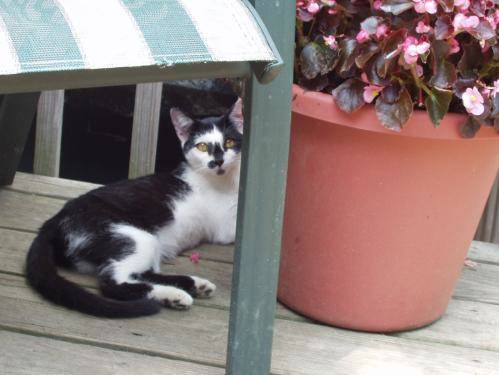
#> input picture train/cat.10102.jpg, 499 x 375 px; its folder holds 4 pictures in this run
$ python preProcessingCatsVsDogs.py
#> lines starting #> are read from the running program, lines starting #| are printed output that depends on the picture
# -*- Coding: UTF-8 -*-
#coding: utf-8
#Authors:Vanessa Dantas, Valmir Ferreira
import numpy as np         # lidar com arrays
import cv2                 # trabalhando com imagens redimensionadas
import os                  # lidar com diretorios
from tqdm import tqdm      # barra de percentual para tarefas
from random import shuffle # inserir mistura nos dados para treinamento futuro
from sklearn.decomposition import PCA #importando a funcao PCA de skylearn
from sklearn import preprocessing #o pacote de preprocessamento do skylearn nos dá funções para escalar os dados antes de utilizar PCA
from sklearn.preprocessing import StandardScaler
import matplotlib.pyplot as plt #desenhar graficos
import pandas as pd #data science


TRAIN_DIR = './train'
IMG_SIZE = 50
N_IMGS=len(os.listdir(TRAIN_DIR))
N_COMPONENTS=45


def label_img(img):
    word_label = img.split('.')[-3]
    #                            [gato]
    if word_label == 'cat': return 0
    #                             [cachorro]
    elif word_label == 'dog': return 1
    #return word_label
def create_train_data():
    i=0
    my_array=np.zeros((N_IMGS,IMG_SIZE*IMG_SIZE+1),dtype=float)

    for img in tqdm(os.listdir(TRAIN_DIR)):
        label = label_img(img)
        path = os.path.join(TRAIN_DIR,img)
        img = cv2.imread(path,cv2.IMREAD_GRAYSCALE)
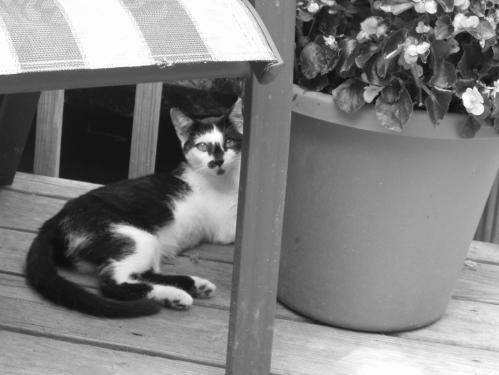
#> img: shape (375, 499); min 7, max 255, mean 127.3
        img = cv2.resize(img, (IMG_SIZE,IMG_SIZE))
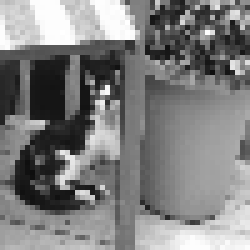
#> img: shape (50, 50) (shown 5 times larger); min 14, max 255, mean 127.1


        lin,col = (len(img), len(img[0]))
#> lin = 50; col = 50
        img=img.reshape(1,lin*col)

        for j in range(0,len(img[0])-1):
            my_array[i,j]=img[0][j]
        my_array[i,len(img[0])]=label

        i=i+1
#> pass 2 of the loop in create_train_data, `for img in tqdm(os.listdir(TRAIN_DIR)):`:
#> label = 0
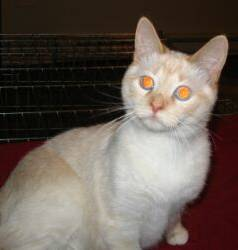
#> input picture train/cat.11057.jpg, 238 x 250 px
#> in create_train_data, `img = cv2.imread(path,cv2.IMREAD_GRAYSCALE)`:
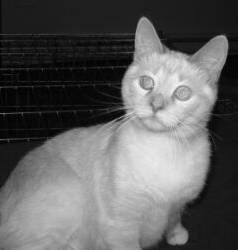
#> img: shape (250, 238); min 0, max 254, mean 95.4
#> in create_train_data, `img = cv2.resize(img, (IMG_SIZE,IMG_SIZE))`:
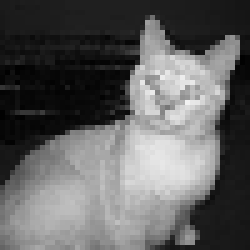
#> img: shape (50, 50) (shown 5 times larger); min 1, max 242, mean 95.5
#> pass 3 of the loop in create_train_data, `for img in tqdm(os.listdir(TRAIN_DIR)):`:
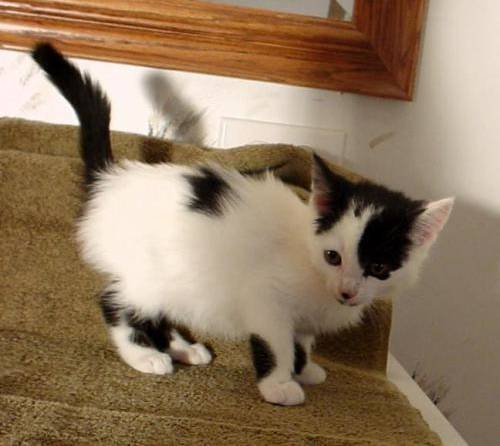
#> input picture train/cat.11818.jpg, 500 x 446 px
#> in create_train_data, `img = cv2.imread(path,cv2.IMREAD_GRAYSCALE)`:
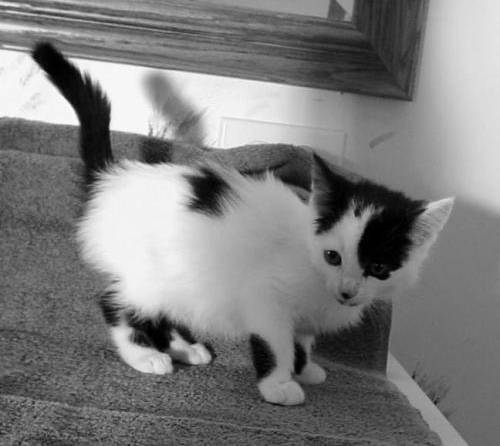
#> img: shape (446, 500); min 0, max 255, mean 125
#> in create_train_data, `img = cv2.resize(img, (IMG_SIZE,IMG_SIZE))`:
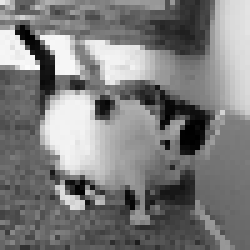
#> img: shape (50, 50) (shown 5 times larger); min 0, max 251, mean 125
#> the loop made 4 passes; the first 3 are shown

    return np.asarray(my_array,dtype=float)


train_data=create_train_data()


#calculate range
lin,col = (len(train_data), len(train_data[0]))
#> lin = 4; col = 2501
#print('{}X{}'.format(lin, col))

# Assign colum names to the dataset
names = []
for i in range(1,col):
    names.append('Atributo '+str(i))
names.append('Classe')

dataset = pd.DataFrame(train_data,dtype=float,columns=names)
#> dataset = table of 4 rows and 2501 columns
print(dataset.head(1))
#> (printed output is left out)

#dataset.to_csv('train_data.csv', index=False)

# Separating out the features
features = []
for i in range(1,col):
    features.append('Atributo '+str(i))
x = dataset.loc[:, features].values


# Separating out the target
y = dataset.loc[:,['Classe']].values
#> y = [0, 0, 0, 0]

#PCA
pca = PCA(n_components=N_COMPONENTS)

#> (the run stopped early here; a loop or call above may not have finished)
